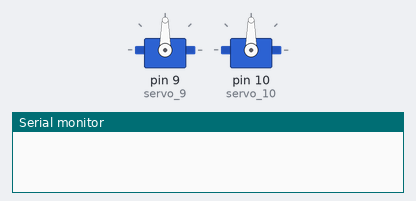
Simulated run of this sketch. Board: Arduino Uno, built with avr-gcc and run on an emulated ATmega328P. Parts: 2 × servo, the last lines printed to the serial monitor.

Above: at 0.05 s.
At 4.15 s:
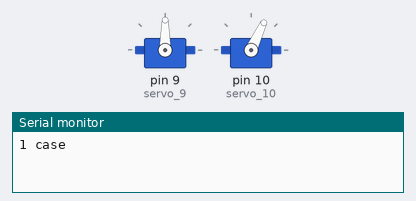
At 8.25 s:
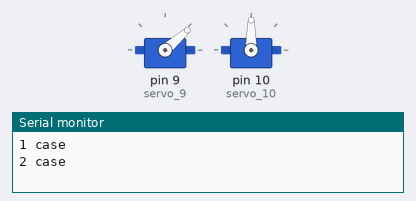
At 16.55 s:
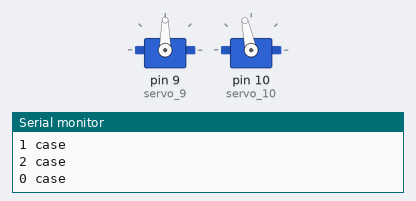
Timing chart, 0 to 21.7 s (numbered marks = the images above):
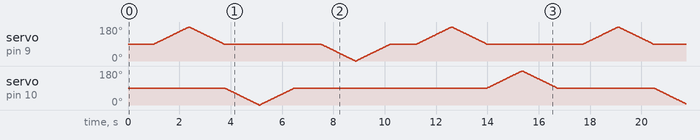

Measured:
- by itself, servo on pin 9 (servo_9): moves between 0° and 180°, repeating every 16.7 s

The sketch:

control_motor.ino
```cpp
#include <Servo.h>

Servo servo_9;
Servo servo_10;

// 핀 번호와 전역 변수 선언
int motorPin_9 = 9;
int motorPin_10 = 10;
int inputnumber = 0;

void move_servo_p(Servo &servo, int start, int last);
void move_servo_m(Servo &servo, int start, int last);

void setup()
{
  Serial.begin(9600);
  servo_9.attach(9, 500, 2500);
  servo_10.attach(10, 500, 2500);
}

void loop() {
  inputnumber = (inputnumber + 1) % 3; // 0, 1, 2 반복
  delay(1000);

  switch (inputnumber) {
    case 0:
      Serial.println("0 case");
      move_servo_p(servo_9, 90, 180);
      move_servo_p(servo_10, 90, 180);

      break;
    case 1:
      Serial.println("1 case");
      move_servo_p(servo_9, 90, 180);
      move_servo_m(servo_10, 90, 0);

      break;
    case 2:
      Serial.println("2 case");
      move_servo_m(servo_9, 90, 0);
      break;
    default:
      Serial.println("없는 내용");
      break;
  }
}

void move_servo_p(Servo &servo, int start, int last) {
  for (int pos = start; pos <= last; pos += 1) {
    servo.write(pos);
    delay(15);
  }
  for (int pos = last; pos >= start; pos -= 1) {
    servo.write(pos);
    delay(15);
  }
}

void move_servo_m(Servo &servo, int start, int last) {
  for (int pos = start; pos >= last; pos -= 1) { // 조건 수정
    servo.write(pos);
    delay(15);
  }
  for (int pos = last; pos <= start; pos += 1) { // 조건 수정
    servo.write(pos);
    delay(15);
  }
}
```
